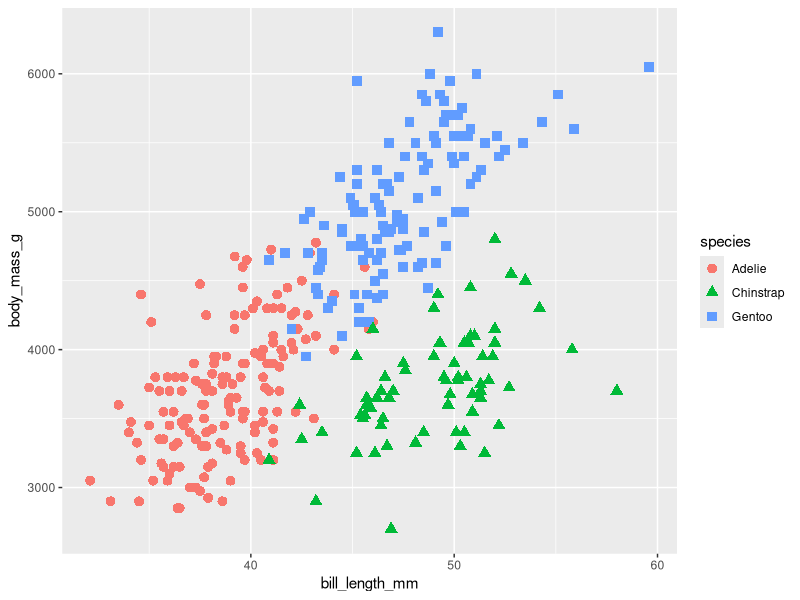

Here is the R script that generated this plot:
## ---- chunk 1
knitr::opts_chunk$set(
  echo = TRUE, warning = FALSE, message = FALSE
  )
library(knitr)
library(palmerpenguins)
library(tidyverse)

## ---- chunk 2
penguins %>% 
  group_by(species) %>% 
  select(contains(c("length", "depth", "mass"))) %>% 
  #summarize_all(., mean, na.rm = TRUE) %>%
  summarize_all(., mean, na.rm = TRUE) %>%
  kable(caption = "Summarized Data", digits = 2)
## ---- chunk 3
penguins %>% 
  ggplot(aes(x = bill_length_mm, y = body_mass_g)) +
  geom_point(aes(colour = species, shape = species), size = 3)
